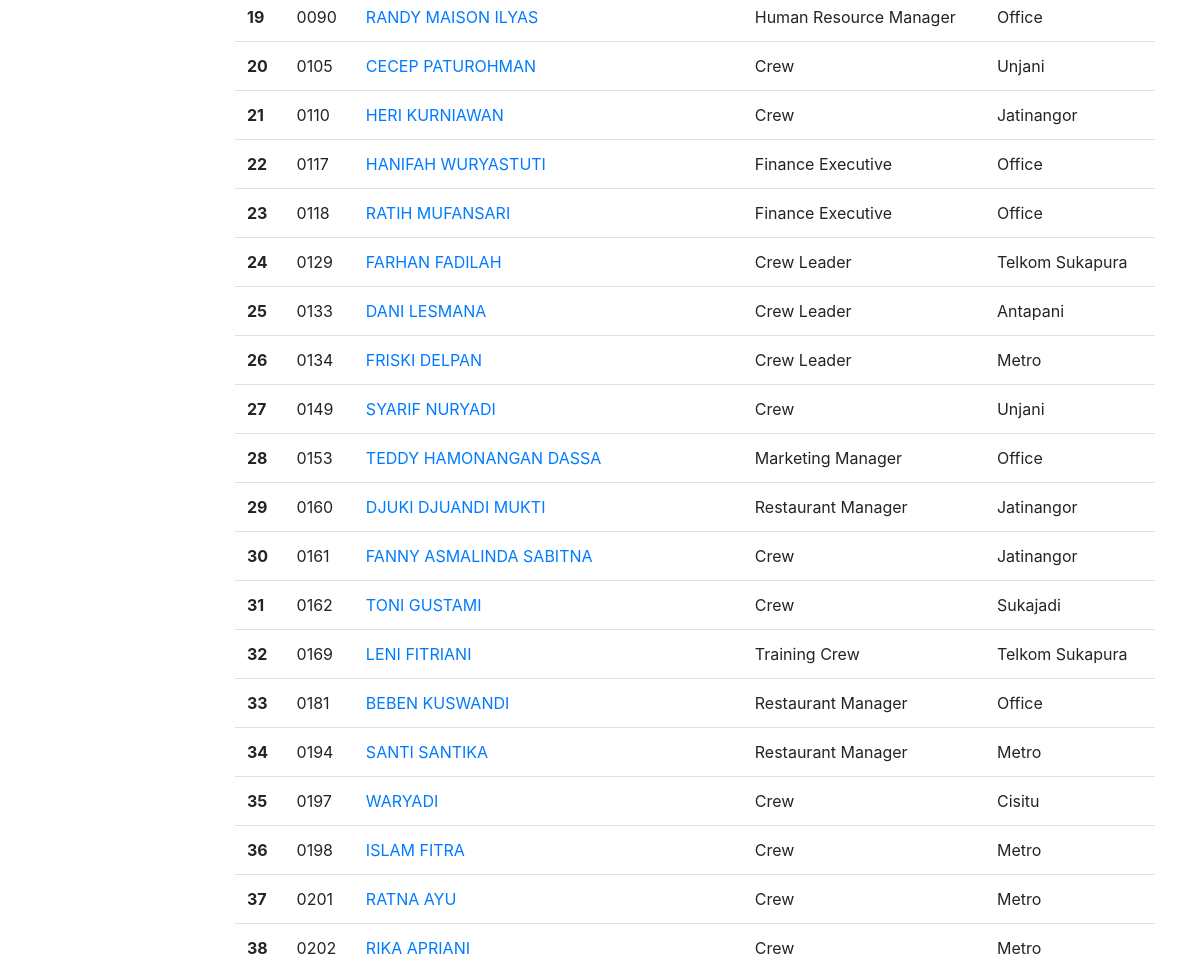
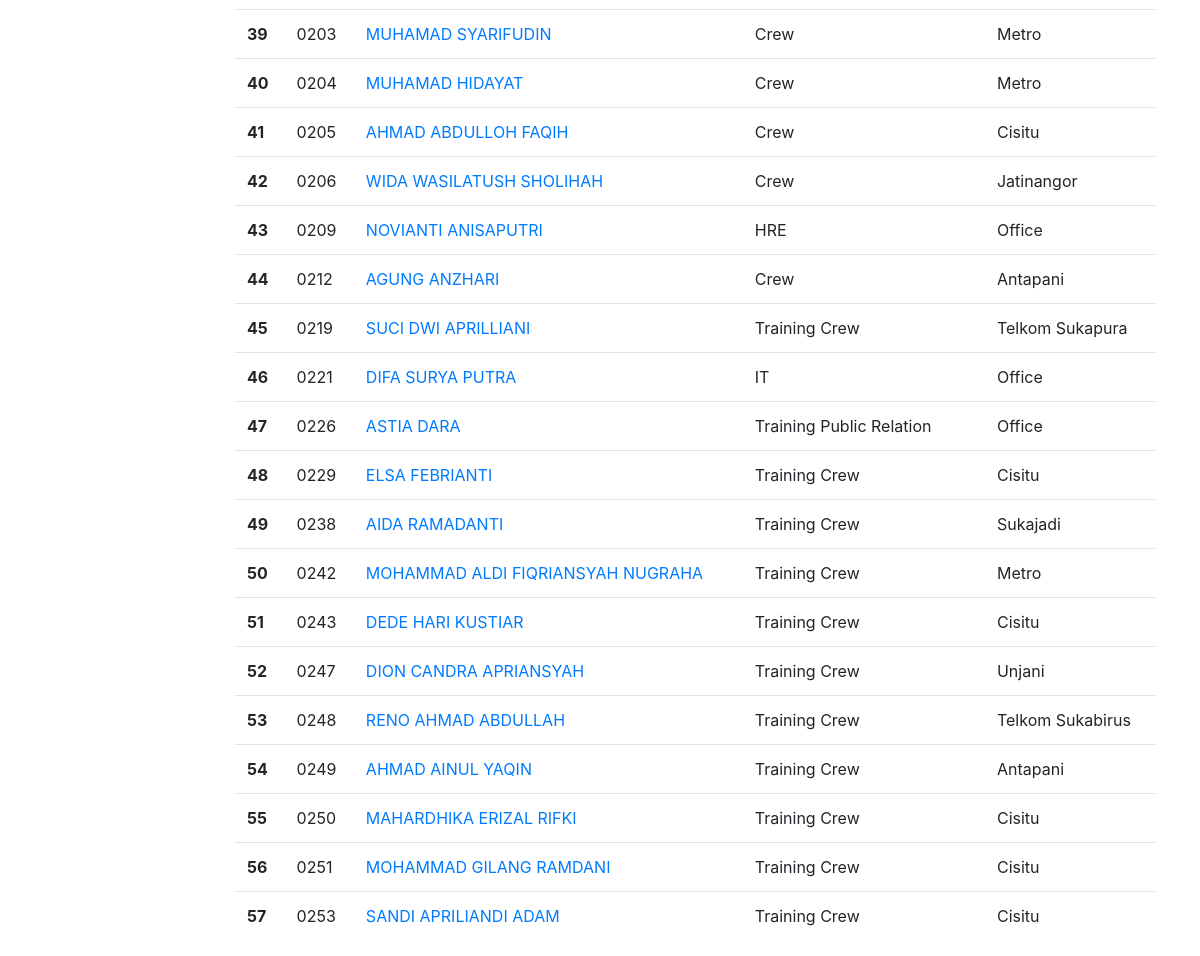
The app's page /data_karyawan/ (signed in, lower part), older data (2 pictures, top to bottom).
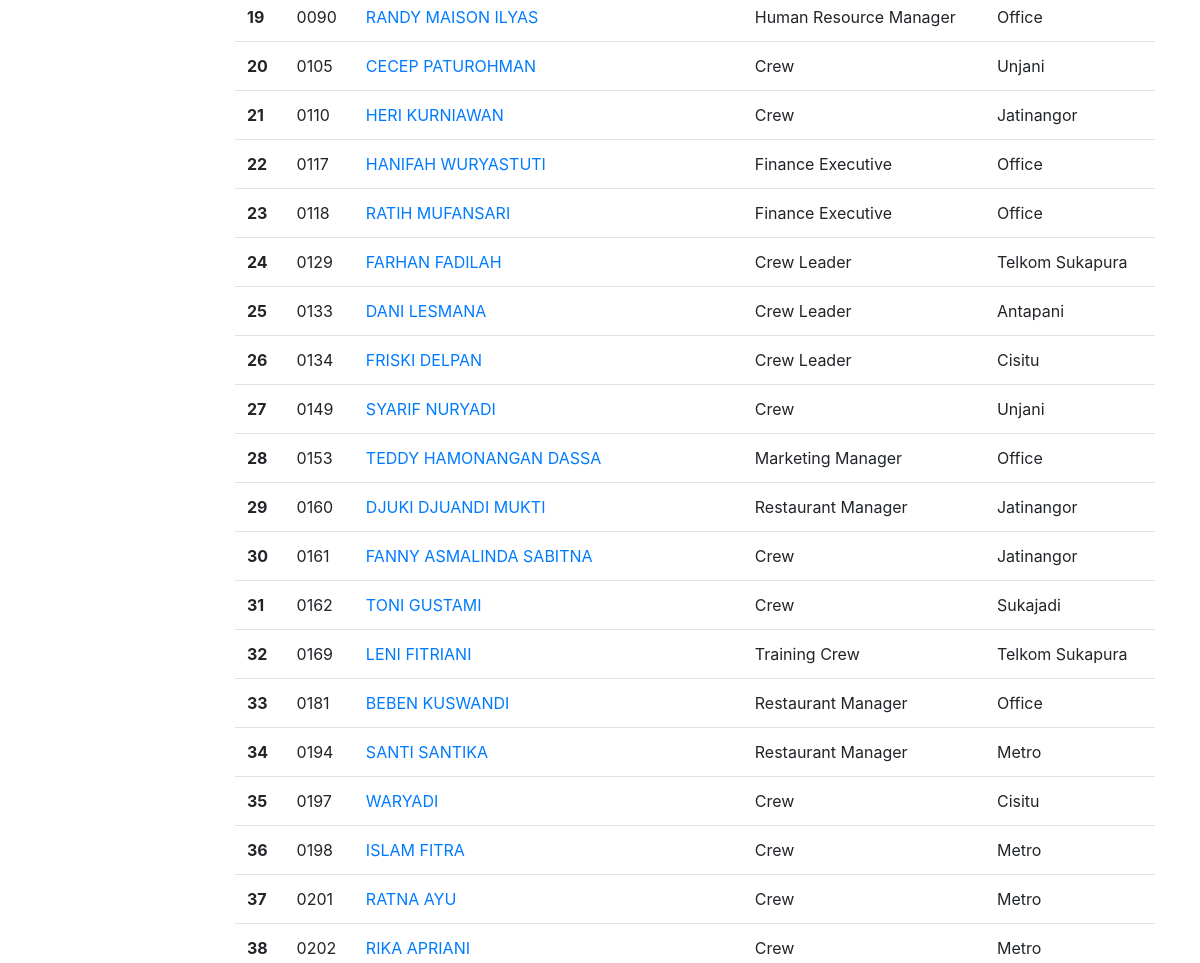
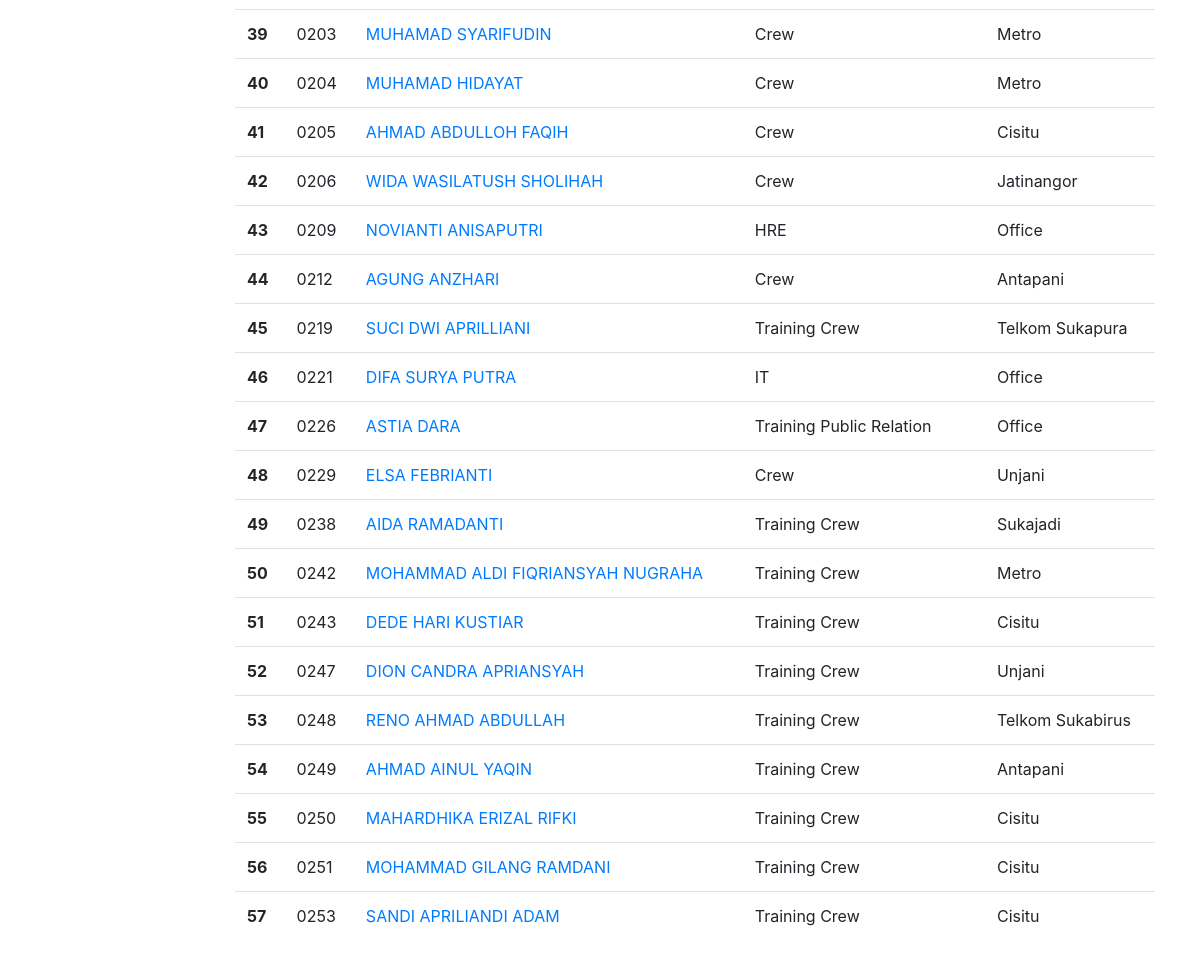
The same page, newer data (2 pictures, top to bottom).
### dashboard/models.py (models this page shows, shortened)
class DataKaryawan(models.Model):
    AREA = (
        ('Office', 'Office'),
        ('Antapani', 'Antapani'),
        ('Jatinangor', 'Jatinangor'),
        ('Cisitu', 'Cisitu'),
        ('Unjani', 'Unjani'),
        ('Metro', 'Metro'),
        ('Sukajadi', 'Sukajadi'),
        ('Telkom Sukabirus', 'Telkom Sukabirus'),
        ('Telkom Sukapura', 'Telkom Sukapura'),
	    ('Kopo','Kopo'),
    )
    JENIS_KELAMIN = (
        ('L', 'L'),
        ('P', 'P'),
    )
    PENDIDIKAN = (
        ('SD', 'SD'),
        ('SMP', 'SMP'),
        ('SMA/SMK', 'SMA/SMK'),
        ('D3', 'D3'),
        ('S1', 'S1'),
        ('S2', 'S2'),
        ('S3', 'S3'),
    )
    MARITAL = (
        ('BELUM MENIKAH', 'BELUM MENIKAH'),
        ('MENIKAH', 'MENIKAH'),
        ('CERAI', 'CERAI')
    )
    STATUS = (
        ('AKTIF','AKTIF'),
        ('KELUAR', 'KELUAR'),
    )
    nik = models.CharField(max_length=4, null=True)
    no_id_fingerprint = models.IntegerField()
    nama = models.CharField(max_length=100)
    area = models.CharField(max_length=30, choices=AREA)
    level_manajemen = models.CharField(max_length=40)
    nama_posisi = models.CharField(max_length=30)
    kode_posisi = models.CharField(max_length=5)
    status_jabatan = models.CharField(max_length=40, null=True)
    jabatan_baru = models.CharField(max_length=40, null=True)
    status_pegawai = models.CharField(max_length=50, null=True)
    tanggal_masuk = models.DateField('Tanggal Masuk', null=True)
    lama_bekerja = models.CharField(max_length=100, null=True)
    no_ktp = models.CharField(max_length=30, null=True)
    tempat_lahir = models.CharField(max_length=40, null=True)
    umur = models.IntegerField(null=True)
    tanggal_lahir = models.DateField('Tanggal Lahir', null=True)
    jenis_kelamin = models.CharField(max_length=1, choices=JENIS_KELAMIN)
    agama = models.CharField(max_length=20, null=True)
    pendidikan = models.CharField(max_length=10, choices=PENDIDIKAN)
    jurusan = models.CharField(max_length=40, null=True)
    alamat = models.CharField(max_length=100, null=True)
    no_hp = models.CharField(max_length=20)
    marital_status = models.CharField(max_length=20, choices=MARITAL)
    anak = models.IntegerField()
    no_rekening = models.CharField(max_length=100, null=True)
    bpjs_ketenagakerjaan = models.CharField(max_length=100, null=True)
    nama_darurat = models.CharField(max_length=100, null=True)
    alamat_darurat = models.CharField(max_length=100, null=True)
    hubungan_darurat = models.CharField(max_length=100, null=True)
    no_hp_darurat = models.CharField(max_length=100, null=True)
    status = models.CharField(max_length=100, null=True, choices=STATUS)
    tanggal_keluar = models.DateField('Tanggal Keluar', null=True)
    alasan_keluar = models.CharField(max_length=200, null=True)

### dashboard/views.py (the view)
# urls.py: path('data_karyawan/', views.data_karyawan, name='data_karyawan'),
@login_required(login_url='login')
def data_karyawan(request):
    d = DataKaryawan.objects.filter(status='AKTIF')
    karyawan_office = d.filter(area='Office')
    area_antapani = d.filter(area="Antapani")
    area_cisitu = d.filter(area='Cisitu')
    area_jatinangor = d.filter(area='Jatinangor')
    area_metro = d.filter(area='Metro')
    area_sukajadi = d.filter(area='Sukajadi')
    area_sukabirus = d.filter(area='Telkom Sukabirus')
    area_sukapura = d.filter(area='Telkom Sukapura')
    area_unjani = d.filter(area='Unjani')
    context = {'nama' : request.user.first_name,
               'data' : d,
               'karyawan_office' : karyawan_office,
               'area_antapani' : area_antapani,
               'area_cisitu' : area_cisitu,
               'area_jatinangor' : area_jatinangor,
               'area_metro' : area_metro,
               'area_sukajadi' : area_sukajadi,
               'area_sukabirus' : area_sukabirus,
               'area_sukapura' : area_sukapura,
               'area_unjani' : area_unjani
            }
    if not request.user.groups.filter(name='Eksekutif').exists() or request.user.last_name == 'Human Resource':
        context['data_kar'] = True
    return render(request, 'data_karyawan/index.html', context)

### templates/data_karyawan/index.html (shortened to what this page needs)
{% extends 'main.html' %}
{% block content %}
<div class="container">
    <div class="row">
        {% include 'data_karyawan/sidebar.html' %}
        <div class="col">
            <br><br>
              <br>
              <div class="tab-content" id="nav-tabContent">
                <div class="tab-pane fade show active" id="nav-all" role="tabpanel" aria-labelledby="nav-all-tab">
                    <table class="table">
                        <tbody>
                            {% for isi in data %}
                            <tr>
                                <th scope="row">{{forloop.counter}}</th>
                                <td>{{isi.nik}}</td>
                                <td><a href="{% url 'detail_data_karyawan' isi.id %}">{{isi.nama}}</a></td>
                                <td>{{isi.nama_posisi}}</td>
                                <td>{{isi.area}}</td>
                            </tr>
                            {% endfor %}
                        </tbody>
                    </table>
                </div>
              </div>
        </div>
    </div>
</div>
{% endblock %}

Row changes from the older to the newer data that the page shows:
changed DataKaryawan "FRISKI DELPAN": area "Metro" → "Cisitu"
changed DataKaryawan "ELSA FEBRIANTI": nama_posisi "Training Crew" → "Crew"; area "Cisitu" → "Unjani"
